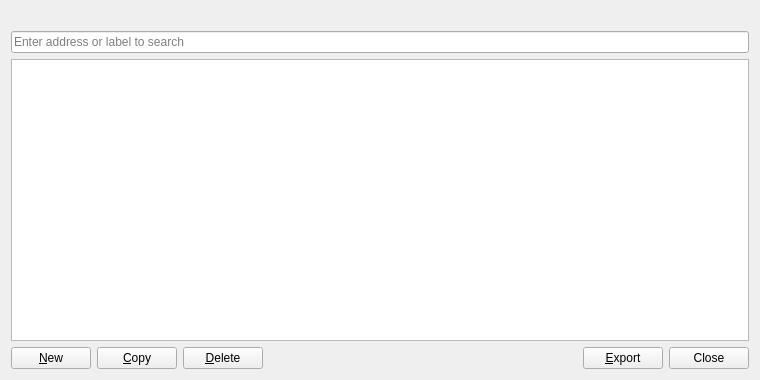
<?xml version="1.0" encoding="UTF-8"?>
<ui version="4.0">
 <class>AddressBookPage</class>
 <widget class="QWidget" name="AddressBookPage">
  <property name="geometry">
   <rect>
    <x>0</x>
    <y>0</y>
    <width>760</width>
    <height>380</height>
   </rect>
  </property>
  <layout class="QVBoxLayout" name="verticalLayout">
   <item>
    <widget class="QLabel" name="labelExplanation">
     <property name="textFormat">
      <enum>Qt::PlainText</enum>
     </property>
     <property name="wordWrap">
      <bool>true</bool>
     </property>
    </widget>
   </item>
   <item>
    <widget class="QLineEdit" name="searchLineEdit">
     <property name="placeholderText">
      <string>Enter address or label to search</string>
     </property>
    </widget>
   </item>
   <item>
    <widget class="QTableView" name="tableView">
     <property name="contextMenuPolicy">
      <enum>Qt::CustomContextMenu</enum>
     </property>
     <property name="toolTip">
      <string>Right-click to edit address or label</string>
     </property>
     <property name="tabKeyNavigation">
      <bool>false</bool>
     </property>
     <property name="alternatingRowColors">
      <bool>true</bool>
     </property>
     <property name="selectionMode">
      <enum>QAbstractItemView::SingleSelection</enum>
     </property>
     <property name="selectionBehavior">
      <enum>QAbstractItemView::SelectRows</enum>
     </property>
     <property name="sortingEnabled">
      <bool>true</bool>
     </property>
     <attribute name="verticalHeaderVisible">
      <bool>false</bool>
     </attribute>
    </widget>
   </item>
   <item>
    <layout class="QHBoxLayout" name="horizontalLayout">
     <item>
      <widget class="QPushButton" name="newAddress">
       <property name="toolTip">
        <string>Create a new address</string>
       </property>
       <property name="text">
        <string>&amp;New</string>
       </property>
       <property name="icon">
        <iconset resource="../veil.qrc">
         <normaloff>:/icons/add</normaloff>:/icons/add</iconset>
       </property>
       <property name="autoDefault">
        <bool>false</bool>
       </property>
      </widget>
     </item>
     <item>
      <widget class="QPushButton" name="copyAddress">
       <property name="toolTip">
        <string>Copy the currently selected address to the system clipboard</string>
       </property>
       <property name="text">
        <string>&amp;Copy</string>
       </property>
       <property name="icon">
        <iconset resource="../veil.qrc">
         <normaloff>:/icons/editcopy</normaloff>:/icons/editcopy</iconset>
       </property>
       <property name="autoDefault">
        <bool>false</bool>
       </property>
      </widget>
     </item>
     <item>
      <widget class="QPushButton" name="deleteAddress">
       <property name="toolTip">
        <string>Delete the currently selected address from the list</string>
       </property>
       <property name="text">
        <string>&amp;Delete</string>
       </property>
       <property name="icon">
        <iconset resource="../veil.qrc">
         <normaloff>:/icons/remove</normaloff>:/icons/remove</iconset>
       </property>
       <property name="autoDefault">
        <bool>false</bool>
       </property>
      </widget>
     </item>
     <item>
      <spacer name="horizontalSpacer">
       <property name="orientation">
        <enum>Qt::Horizontal</enum>
       </property>
       <property name="sizeHint" stdset="0">
        <size>
         <width>40</width>
         <height>20</height>
        </size>
       </property>
      </spacer>
     </item>
     <item>
      <widget class="QPushButton" name="exportButton">
       <property name="toolTip">
        <string>Export the data in the current tab to a file</string>
       </property>
       <property name="text">
        <string>&amp;Export</string>
       </property>
       <property name="icon">
        <iconset resource="../veil.qrc">
         <normaloff>:/icons/export</normaloff>:/icons/export</iconset>
       </property>
       <property name="autoDefault">
        <bool>false</bool>
       </property>
      </widget>
     </item>
     <item>
      <widget class="QPushButton" name="closeButton">
       <property name="sizePolicy">
        <sizepolicy hsizetype="Minimum" vsizetype="Minimum">
         <horstretch>0</horstretch>
         <verstretch>0</verstretch>
        </sizepolicy>
       </property>
       <property name="text">
        <string>Close</string>
       </property>
       <property name="autoDefault">
        <bool>false</bool>
       </property>
      </widget>
     </item>
    </layout>
   </item>
  </layout>
 </widget>
 <resources>
  <include location="../veil.qrc"/>
 </resources>
 <connections/>
</ui>
